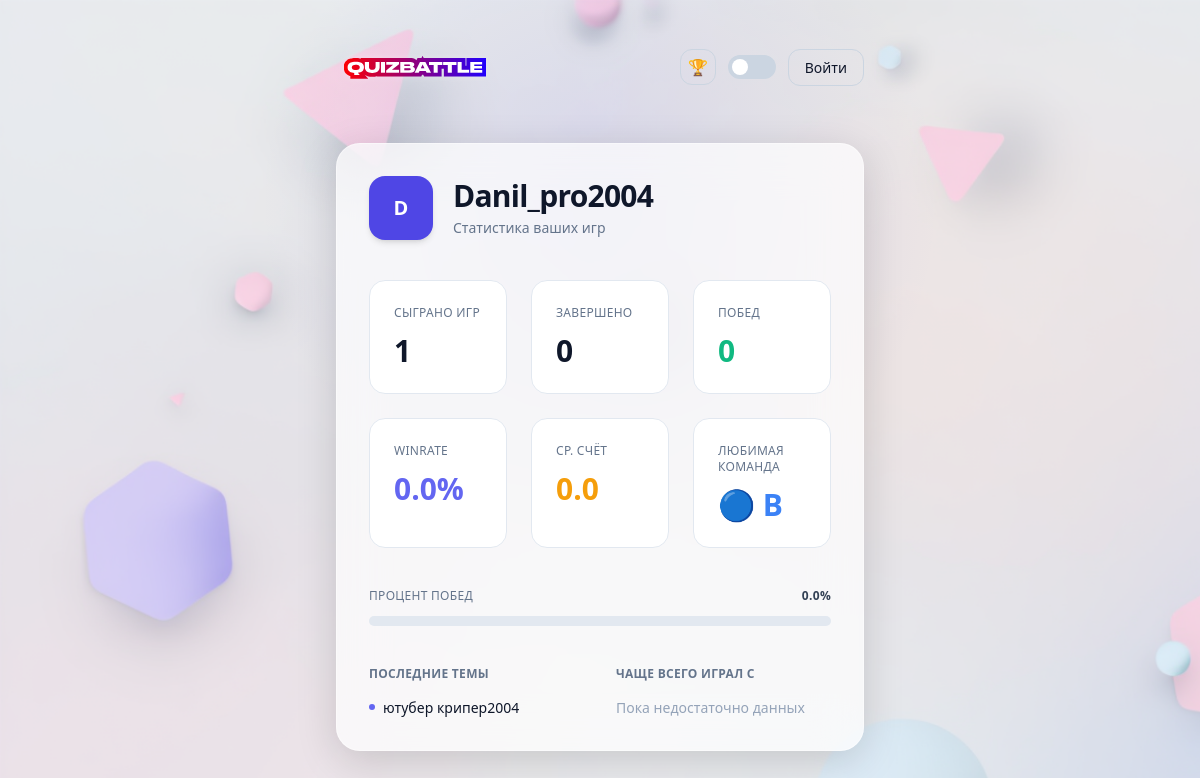
Page /profile (signed in) on the earlier database version.
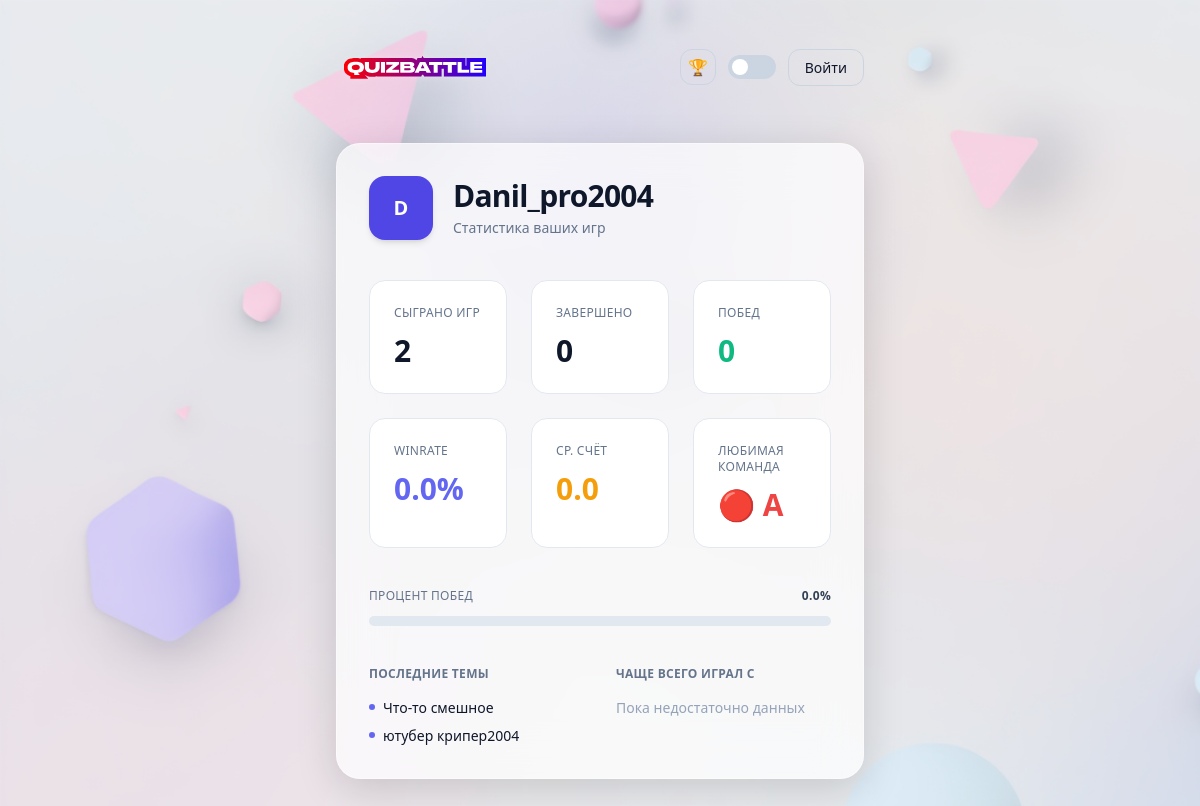
Same page on the later database version.
### app/models.py (models this page shows)
class User(Base):
    __tablename__ = "users"
    id: Mapped[int] = mapped_column(Integer, primary_key=True, index=True)
    username: Mapped[str] = mapped_column(String(50), unique=True, index=True)
    password_hash: Mapped[str] = mapped_column(String(255))
    created_at: Mapped[datetime] = mapped_column(DateTime, default=datetime.utcnow)

class Game(Base):
    __tablename__ = "games"
    id: Mapped[int] = mapped_column(Integer, primary_key=True, index=True)
    pin: Mapped[str] = mapped_column(String(6), unique=True, index=True)
    topic: Mapped[str] = mapped_column(String(255))
    questions_per_team: Mapped[int] = mapped_column(Integer)
    status: Mapped[str] = mapped_column(String(32), default="waiting")
    current_team: Mapped[str | None] = mapped_column(String(1), nullable=True)
    current_index_a: Mapped[int] = mapped_column(Integer, default=0)
    current_index_b: Mapped[int] = mapped_column(Integer, default=0)
    score_a: Mapped[int] = mapped_column(Integer, default=0)
    score_b: Mapped[int] = mapped_column(Integer, default=0)
    created_at: Mapped[datetime] = mapped_column(DateTime, default=datetime.utcnow)
    difficulty: Mapped[str] = mapped_column(String(16), default="medium")
    phase: Mapped[str] = mapped_column(String(32), default="gathering")
    question_started_at: Mapped[datetime | None] = mapped_column(DateTime, nullable=True)
    players: Mapped[list["Player"]] = relationship(
        back_populates="game", cascade="all, delete-orphan"
    )
    questions: Mapped[list["Question"]] = relationship(
        back_populates="game", cascade="all, delete-orphan"
    )

### app/routers.py (the view)
@router.get("/profile", response_class=HTMLResponse)
def profile_page(
    request: Request,
    current_user: User = Depends(get_current_user),
    db: Session = Depends(get_db),
):
    stats = game_service.get_user_stats(
        db,
        user_id=current_user.id,
        username=current_user.username
    )
    return templates.TemplateResponse(
        "profile.html",
        {
            "request": request,
            "user": current_user,
            "stats": stats
        }
    )

### app/templates/profile.html (shortened to what this page needs)
{% extends 'base.html' %}
{% block card %}
<div class="space-y-10">
  {% if not user %}
  <div class="flex flex-col items-center gap-4 py-16 text-center">
    <div class="w-16 h-16 rounded-full bg-slate-200 dark:bg-slate-800 flex items-center justify-center">
      <svg xmlns="http://www.w3.org/2000/svg"
           class="w-8 h-8 text-slate-400"
           fill="none"
           viewBox="0 0 24 24"
           stroke="currentColor"
           stroke-width="1.5">
        <path stroke-linecap="round"
              stroke-linejoin="round"
              d="M15.75 6a3.75 3.75 0 11-7.5 0 3.75 3.75 0 017.5 0zM4.501 20.118a7.5 7.5 0 0114.998 0A17.933 17.933 0 0112 21.75c-2.676 0-5.216-.584-7.499-1.632z" />
      </svg>
    </div>
    <p class="text-slate-500 dark:text-slate-400 text-sm">
      Войдите в аккаунт, чтобы увидеть профиль
    </p>
    <a href="/login"
       class="px-6 py-2.5 rounded-xl font-semibold bg-indigo-600 text-white hover:bg-indigo-500 transition">
      Войти
    </a>
  </div>
  {% else %}
  {% set s = stats %}
  {% set wr = (s.wins / s.games_played * 100) | round(1) if s and s.games_played > 0 else 0 %}
  <div class="flex items-center gap-5">
    <div class="w-16 h-16 rounded-2xl bg-indigo-600 flex items-center justify-center
                text-white text-xl font-bold shadow-md">
      {{ user.username[0].upper() }}
    </div>
    <div>
      <h1 class="text-3xl font-bold tracking-tight">
        {{ user.username }}
      </h1>
      <p class="text-sm text-slate-500 dark:text-slate-400 mt-1">
        Статистика ваших игр
      </p>
    </div>
  </div>
  {% if s %}
  <div class="grid grid-cols-2 sm:grid-cols-3 gap-6">
    {% macro stat(title, value, color="") %}
    <div class="p-6 rounded-2xl bg-white dark:bg-slate-900 border border-slate-200 dark:border-slate-800">
      <p class="text-xs uppercase tracking-wide text-slate-500 dark:text-slate-400 mb-3">
        {{ title }}
      </p>
      <p class="text-3xl font-semibold {{ color }}">
        {{ value }}
      </p>
    </div>
    {% endmacro %}
    {{ stat("Сыграно игр", s.games_played) }}
    {{ stat("Завершено", s.games_finished) }}
    {{ stat("Побед", s.wins, "text-emerald-500") }}
    {{ stat("Winrate", wr ~ "%", "text-indigo-500") }}
    {{ stat("Ср. счёт", s.average_team_score, "text-amber-500") }}
    {{ stat("Любимая команда", "🔴 A" if s.favorite_team == "A" else "🔵 B" if s.favorite_team == "B" else "—", "text-red-500" if s.favorite_team == "A" else "text-blue-500" if s.favorite_team == "B" else "") }}
  </div>
  <div class="space-y-3">
    <div class="flex justify-between text-xs uppercase tracking-wide text-slate-500 dark:text-slate-400">
      <span>Процент побед</span>
      <span class="font-semibold text-slate-700 dark:text-slate-200">{{ wr }}%</span>
    </div>
    <div class="h-2.5 w-full rounded-full bg-slate-200 dark:bg-slate-800 overflow-hidden">
    </div>
  </div>
  <div class="grid grid-cols-1 sm:grid-cols-2 gap-8">
    <div class="space-y-4">
      <h3 class="text-xs font-semibold uppercase tracking-wide text-slate-500 dark:text-slate-400">
        Последние темы
      </h3>
      <ul class="space-y-2 text-sm">
        {% if s.recent_topics %}
          {% for topic in s.recent_topics %}
            <li class="flex items-start gap-2">
              <span class="mt-1.5 w-1.5 h-1.5 rounded-full bg-indigo-500"></span>
              <span>{{ topic }}</span>
            </li>
          {% endfor %}
        {% else %}
          <li class="text-slate-400 dark:text-slate-500">
            Пока нет сыгранных игр
          </li>
        {% endif %}
      </ul>
    </div>
    <div class="space-y-4">
      <h3 class="text-xs font-semibold uppercase tracking-wide text-slate-500 dark:text-slate-400">
        Чаще всего играл с
      </h3>
      <ul class="space-y-3 text-sm">
        {% if s.frequent_teammates %}
          {% for mate in s.frequent_teammates %}
            <li class="flex items-center justify-between">
              <div class="flex items-center gap-3">
                <div class="w-7 h-7 rounded-xl bg-indigo-100 dark:bg-indigo-900/40
                            flex items-center justify-center
                            text-indigo-600 dark:text-indigo-400
                            text-xs font-semibold">
                  {{ mate.name[0].upper() }}
                </div>
                <span>{{ mate.name }}</span>
              </div>
              <span class="text-xs text-slate-400 dark:text-slate-500">
                {{ mate.games_together }} игр
              </span>
            </li>
          {% endfor %}
        {% else %}
          <li class="text-slate-400 dark:text-slate-500">
            Пока недостаточно данных
          </li>
        {% endif %}
      </ul>
    </div>
  </div>
  {% else %}
    <p class="text-center text-sm text-slate-400 dark:text-slate-500 py-10">
      Статистика пока недоступна
    </p>
  {% endif %}
  {% endif %}
</div>
{% endblock %}

### app/templates/base.html (shortened to what this page needs)
<!doctype html>
<html lang="ru">
<head>
  <script src="https://cdn.tailwindcss.com"></script>
</head>
<body class="min-h-screen relative {% block body_overflow_class %}overflow-hidden{% endblock %} overflow-x-hidden
             bg-slate-100 dark:bg-slate-950
             text-slate-900 dark:text-slate-100
             transition-colors duration-300"
      style="background-repeat: no-repeat; background-size: cover;">
<div class="absolute inset-0 pointer-events-none">
</div>
<div class="relative max-w-xl mx-auto px-6 py-12">
  <div class="flex items-center justify-between mb-14">
    <a href="/" title="Перейти на главную" aria-label="Главная — QuizBattle" class="mr-4 inline-block">
    </a>
    <div class="flex items-center gap-3">
      <a href="/rating"
         title="Рейтинг"
         aria-label="Перейти на страницу рейтинга"
         class="inline-flex items-center justify-center w-9 h-9 rounded-xl border border-slate-300 dark:border-slate-700 hover:bg-slate-100 dark:hover:bg-slate-800 transition text-base">
        🏆
      </a>
      <button id="themeToggle" class="relative flex-shrink-0 w-12 h-6 rounded-full
                     bg-slate-300 dark:bg-slate-700 transition" aria-pressed="false" aria-label="Переключить тему">
        <span id="toggleDot" class="absolute top-1 left-1 w-4 h-4 rounded-full
                       bg-white dark:bg-slate-200 transition-transform duration-300">
        </span>
      </button>
      <div id="authArea"></div>
    </div>
  </div>
  <div class="relative rounded-3xl p-8
              bg-white/70 dark:bg-slate-900/70
              backdrop-blur-xl
              border border-white/40 dark:border-slate-800
              shadow-soft dark:shadow-softDark
              transition hover:shadow-xl dark:hover:shadow-2xl">
    {% block card %}
    {% endblock %}
  </div>
</div>
</body>
</html>

### app/templates/base.html (style rules this page uses)
html, body { overflow-x: hidden; max-width: 100%; }

Differences in the rows shown:
added Game: topic "Что-то смешное"
Other differences:
{{ value }}: "1 0 0 0.0% 0.0 🔵 B" → "2 0 0 0.0% 0.0 🔴 A"
